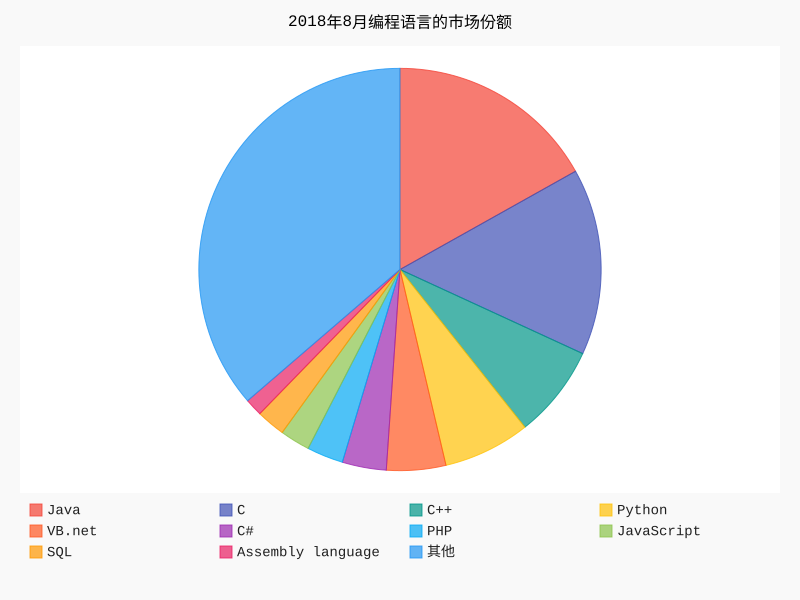

The script that drew this image:
import pygal
# 2018年8月编程语言的市场份额
data = {'Java': 0.16881, 'C': 0.14996, 'C++': 0.07471, 'Python': 0.06992,
        'VB.net': 0.04762, 'C#': 0.03541, 'PHP': 0.02925, 'JavaScript': 0.02411,
        'SQL': 0.02316, 'Assembly language': 0.01409, '其他': 0.36326}

# pygal.Pie代表饼图
graph = pygal.Pie()
for k in data.keys():
    graph.add(k, data[k])
graph.title = '2018年8月编程语言的市场份额'
graph.legend_at_bottom = True

graph.render_to_file("Chapter_9/9-4/9-4_1.svg")
